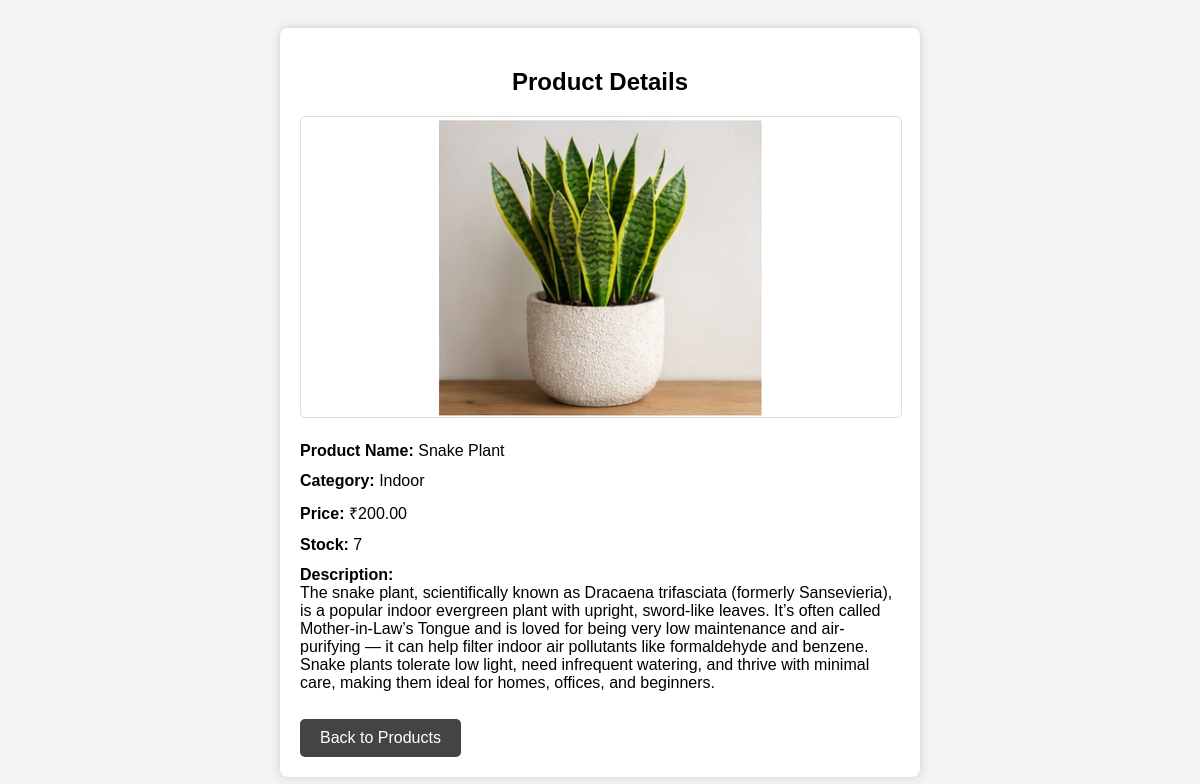
/view_product.php?id=6, run on the app's committed database.
### tables this page shows
CREATE TABLE `products` (
  `id` int(11) NOT NULL,
  `categories_id` int(11) DEFAULT NULL,
  `name` varchar(200) DEFAULT NULL,
  `price` decimal(10,2) DEFAULT NULL,
  `description` text DEFAULT NULL,
  `image` varchar(255) DEFAULT NULL,
  `stock_quantity` int(11) DEFAULT NULL,
  `created_at` timestamp NOT NULL DEFAULT current_timestamp(),
  `tips` text DEFAULT NULL
);

CREATE TABLE `categories` (
  `categories_id` int(11) NOT NULL,
  `category_name` varchar(200) DEFAULT NULL,
  `image` varchar(255) DEFAULT NULL
);

### view_product.php (the view, shortened to what this page needs)
<?php
include 'config/db.php';
$product_id = intval($_GET['id']);
$sql = "SELECT p.*, c.category_name
        FROM products p
        LEFT JOIN categories c ON p.categories_id = c.categories_id
        WHERE p.id = $product_id";
$result = mysqli_query($conn, $sql);
$product = mysqli_fetch_assoc($result);
?>
<!DOCTYPE html>
<html lang="en">
<head>
</head>
<body>
<div class="product-container">
    <h2>Product Details</h2>
    <img src="uploads/<?php echo $product['image']; ?>" class="product-img">
    <div class="product-row">
        <span class="label">Product Name: </span>
        <?php echo $product['name']; ?>
    </div>
    <div class="product-row">
        <span class="label">Category: </span>
        <?php echo $product['category_name']; ?>
    </div>
    <div class="product-row">
        <span class="label">Price: </span>
        ₹<?php echo $product['price']; ?>
    </div>
    <div class="product-row">
        <span class="label">Stock: </span>
        <?php echo $product['stock_quantity']; ?>
    </div>
    <div class="product-row">
        <span class="label">Description: </span><br>
        <?php echo nl2br($product['description']); ?>
    </div>
    <a href="admin_products.php" class="btn-back">Back to Products</a>
</div>
</body>
</html>

### view_product.php (style rules this page uses)
body { font-family: Arial, sans-serif; padding: 20px; background: #f4f4f4; }
.product-container { max-width: 600px; background: white; padding: 20px; margin: auto; border-radius: 8px; box-shadow: 0 0 10px #ccc; }
.product-container h2 { text-align: center; }
.product-img { width: 100%; max-height: 300px; object-fit: contain; border: 1px solid #ddd; border-radius: 5px; margin-bottom: 20px; }
.product-row { margin-bottom: 12px; font-size: 16px; }
.label { font-weight: bold; }
.btn-back { display: inline-block; margin-top: 15px; padding: 10px 20px; background: #444; color: white; text-decoration: none; border-radius: 5px; }

### data on the page
products: image (picture), name "Snake Plant", categories.category_name "Indoor", price "200.00", stock_quantity "7", description "The snake plant, scientifically known as Dracaena trifasciata (formerly Sansevieria), is a popular indoor evergreen plant with upright, sword-like leaves. It’s often called Mother-in-Law’s Tongue and is loved for being very low maintenance and air-purifying — it can help filter indoor air pollutants like formaldehyde and benzene. Snake plants tolerate low light, need infrequent watering, and thrive with minimal care, making them ideal for homes, offices, and beginners."
